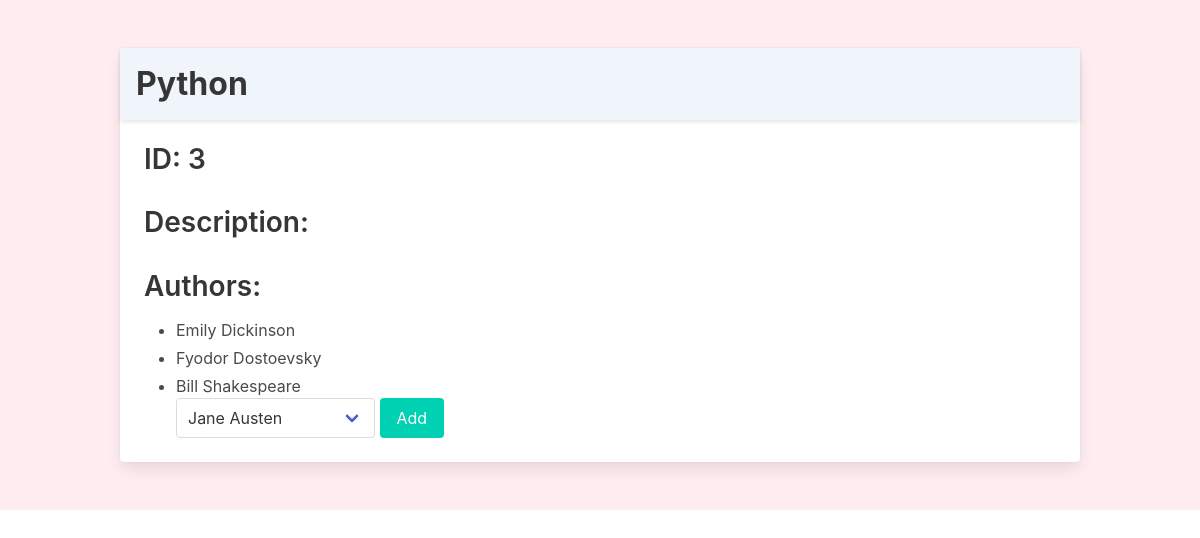
Page /books/3 on the earlier database version.
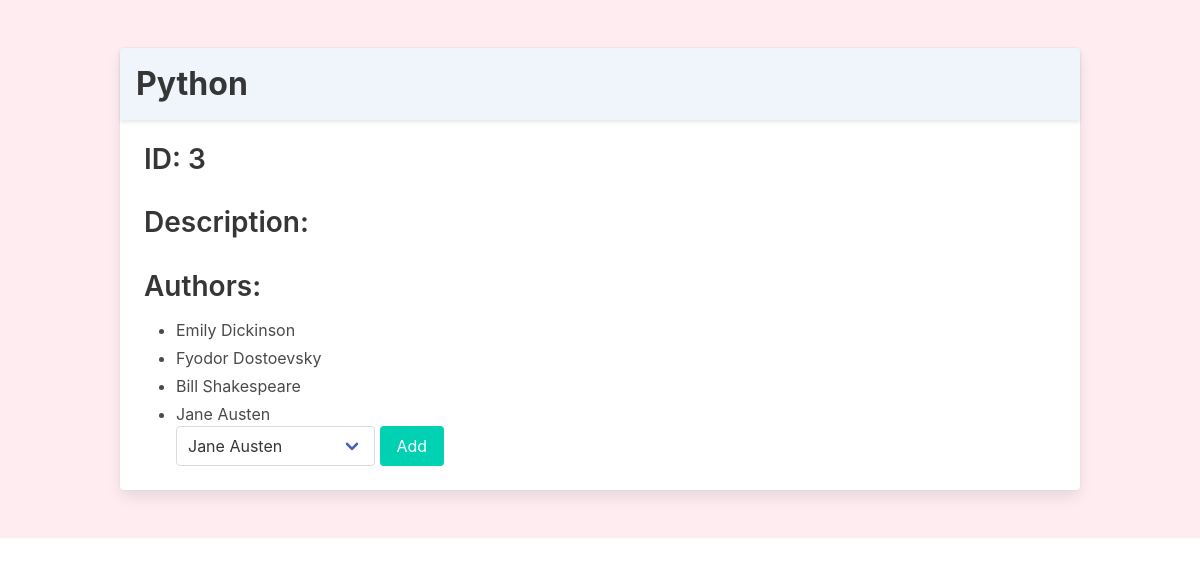
Same page on the later database version.
### books_authors_app/models.py (models this page shows)
class Author(models.Model):
	first_name = models.CharField(max_length=45)
	last_name = models.CharField(max_length=45)
	notes = models.TextField(default="")
	books = models.ManyToManyField(Book, related_name="authors")
	created_at = models.DateTimeField(auto_now_add=True)
	updated_at = models.DateTimeField(auto_now=True)

### books_authors_app/views.py (the view)
# urls.py: path('books/<int:id>', views.books),
def books(request, id):
	context = {
		"this_book": Book.objects.get(id=id),
		"all_authors": Author.objects.all()
	}
	return render(request, "show_book.html", context)

### books_authors_app/templates/show_book.html (shortened to what this page needs)
<!DOCTYPE html>
<html lang="en">
<head>
	<link rel="stylesheet" href="https://cdn.jsdelivr.net/npm/bulma@0.9.2/css/bulma.min.css">
</head>
<body>
	<section class="section has-background-danger-light">
		<div class="container">
			<div class="card">
				<header class="card-header has-background-info-light">
					<p class="card-header-title is-size-3">{{ this_book.title }}</p>
				</header>
				<div class="card-content">
					<div class="content">
						<h2>ID: {{ this_book.id }}</h2>
						<h2>Description:</h2>
						<h2>Authors:</h2>
						<ul>
							{% for book_author in this_book.authors.all %}
								<li>{{ book_author.first_name }} {{ book_author.last_name }}</li>
							{% endfor %}
							<form action="/add_author_to_book/{{this_book.id}}" method="POST">
								<div class="field is-horizontal">
									<div class="field-body">
										<div class="field">
											<div class="select">
												<select name="author_id">
													{% for author in all_authors %}
													<option value="{{author.id}}">{{ author.first_name }} {{ author.last_name }}</option>
													{% endfor %}
												</select>
											</div>
											<button class="button is-primary">Add</button>
										</div>
									</div>
								</div>
							</form>
						</ul>
					</div>
				</div>
			</div>
		</div>
	</section>
</body>
</html>

Differences in the rows shown:
now on this page (row edited): Author: first_name "Jane", last_name "Austen"
